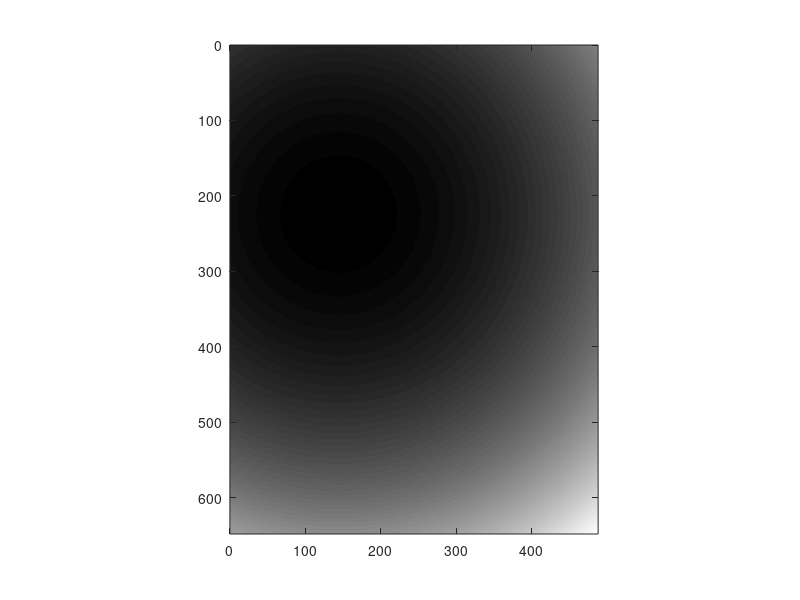

Reproduce this figure in MATLAB. (Note: this script raises an error after producing the figure.)
clear all

% Data reading & stacking
frame_width=648;
frame_height=488;

X_overlapping=10;
Y_overlapping=10;


frame_width_eff=frame_width-X_overlapping;
frame_height_eff=frame_height-Y_overlapping;


num_of_frame_per_division=16;

normalization_factor=50;

X_mosaic_number=3;
Y_mosaic_number=3;


division_starting_index=1;
total_division_number=4;

frame_starting_index=36;
total_frame_number=25;




division_number=division_starting_index:(division_starting_index+total_division_number-1);
total_FOV_number=X_mosaic_number*Y_mosaic_number;
k=0;

temp_frame_volume=zeros(frame_width,frame_height,total_division_number*num_of_frame_per_division);

stiched_image=zeros(frame_width_eff*X_mosaic_number+X_overlapping,frame_height_eff*Y_mosaic_number+Y_overlapping);

% correction image generation

% correction 1 (edge summation correction)

correction_A=ones(frame_width,frame_height);

% left&right bound

for tt=1:X_overlapping
    correction_A(tt,:)=correction_A(tt,:)*(tt/(X_overlapping+1));
    correction_A(frame_width-tt+1,:)=correction_A(frame_width-tt+1,:)*(tt/(X_overlapping+1));
end
for tt=1:Y_overlapping
    correction_A(:,tt)=correction_A(:,tt)*(tt/(Y_overlapping+1));
    correction_A(:,frame_height-tt+1)=correction_A(:,frame_height-tt+1)*(tt/(Y_overlapping+1));
end

imagesc(correction_A);
colormap('gray');
axis equal
xlim([0 size(correction_A,2)]);
ylim([0 size(correction_A,1)]);

Gaussian_X_width=550;
Gaussian_Y_width=375;
X_offset=-100;
Y_offset=-100;

correction_B_X=ones(frame_width,frame_height);
correction_B_Y=ones(frame_width,frame_height);

for tt=1:frame_height
    correction_B_X(:,tt)=gaussmf((1:frame_width),[Gaussian_X_width frame_width/2+X_offset]);
end
for tt=1:frame_width
    correction_B_Y(tt,:)=gaussmf((1:frame_height),[Gaussian_X_width frame_height/2+Y_offset]);
end
correction_B=1./(correction_B_X.*correction_B_Y);

correction_image=correction_A.*correction_B;
%correction_image(:)=1;
imagesc(correction_B);
colormap('gray');
axis equal
xlim([0 size(correction_B,2)]);
ylim([0 size(correction_B,1)]);

for N=0:(total_FOV_number-1)
    
    X_FOV_number=rem(N,X_mosaic_number); %0~2
    Y_FOV_number=2-floor(N/X_mosaic_number); %0~2

    
    folder_path=sprintf('D:\\OCT data\\150630\\2015_0630_9th_%d\\',N+1);
    cd(folder_path);
    mkdir('divide');


    for p=1:length(division_number)
        file_path=[folder_path sprintf('%08d',division_number(p))];
        fin=fopen(file_path);
        A=fread(fin,[frame_width,frame_height*num_of_frame_per_division],'float32','b');
        if fin ==-1
             k=k+1;
             fclose('all');
        else
            for q=1:num_of_frame_per_division
                temp_frame_volume(:,:,q+((p-1))*num_of_frame_per_division)=A(:,(frame_height*(q-1)+1):frame_height*q);
            end
             fclose('all');
        end
    end
    %temp_frame_volume(:)=1;
    averaged_image=mean(temp_frame_volume(:,:,frame_starting_index:(frame_starting_index+total_frame_number-1)),3).*correction_image;
    
    stiched_image(((X_FOV_number)*frame_width_eff+1):((X_FOV_number)*frame_width_eff+frame_width),((Y_FOV_number)*frame_height_eff+1):((Y_FOV_number)*frame_height_eff+frame_height))=stiched_image(((X_FOV_number)*frame_width_eff+1):((X_FOV_number)*frame_width_eff+frame_width),((Y_FOV_number)*frame_height_eff+1):((Y_FOV_number)*frame_height_eff+frame_height))+averaged_image;

    
end
cmin=8;
cmax=50;


imagesc(stiched_image);
colormap('gray');
caxis([cmin cmax]);
axis equal
xlim([0 size(stiched_image,2)]);
ylim([0 size(stiched_image,1)]);

Normailzed_image=(stiched_image-cmin)/(cmax-5);

% Stacking

imwrite(Normailzed_image,[cd,'\divide\','averaged_frame','.png']);
